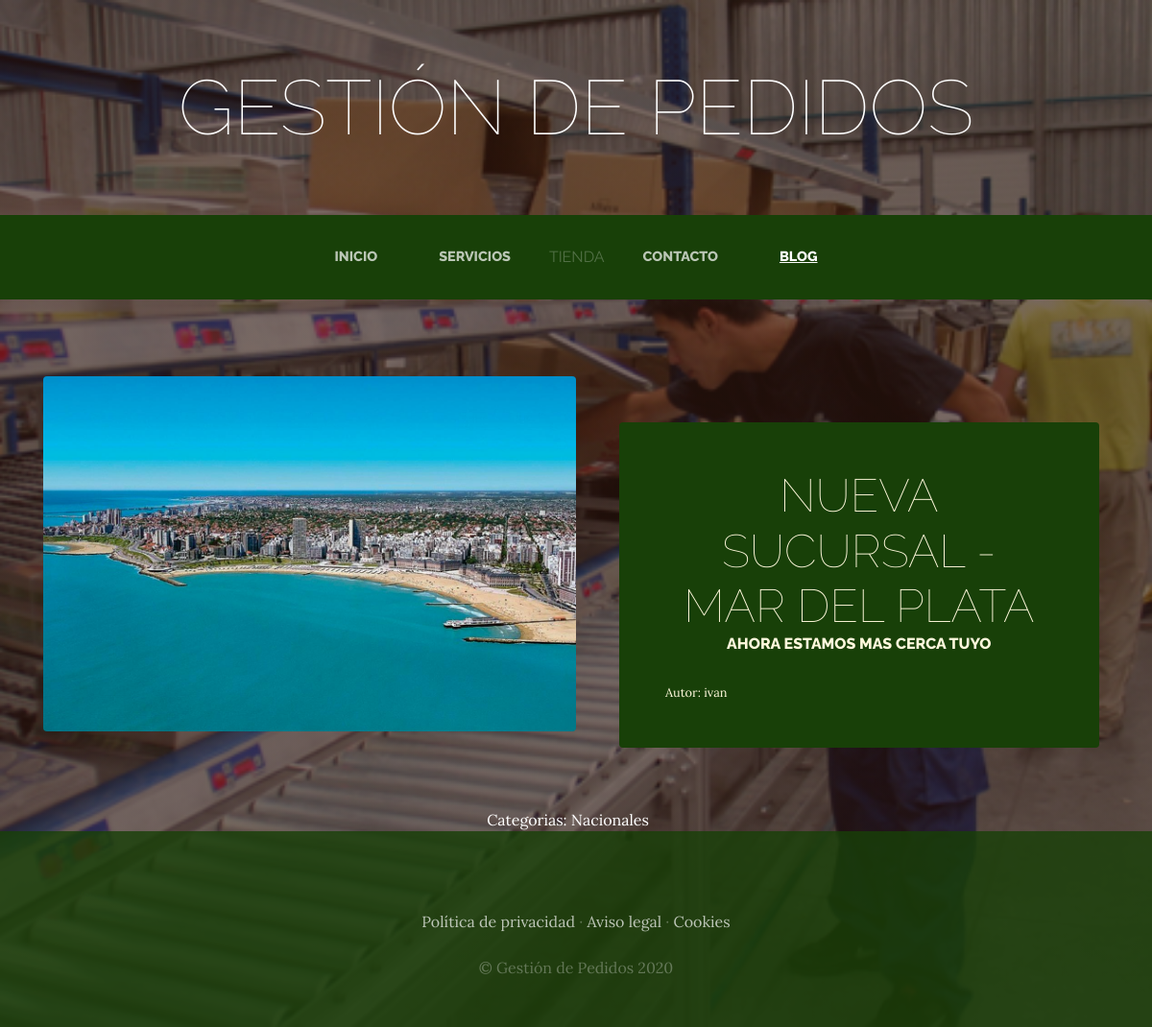
Screenshot of /blog/categoria/2/ with the database file from the repository.
### blog/models.py (models this page shows, shortened)
class Post(models.Model):
    titulo = models.CharField(max_length = 50)
    contenido = models.CharField(max_length = 50)
    imagen = models.ImageField(upload_to='blog', null=True, blank=True)
    autor=models.ForeignKey(User, on_delete=models.CASCADE)
    categorias=models.ManyToManyField(Categoria)
    created = models.DateTimeField(auto_now_add=True)
    updated = models.DateTimeField(auto_now_add=True)
    class Meta:
        verbose_name = 'post'
        verbose_name_plural = 'posts'

class Categoria(models.Model):
    nombre = models.CharField(max_length = 50)
    created = models.DateTimeField(auto_now_add=True)
    updated = models.DateTimeField(auto_now_add=True)
    class Meta:
        verbose_name = 'categoria'
        verbose_name_plural = 'categorias'

### blog/views.py (the view)
# urls.py: path('categoria/<int:categoria_id>/', views.categoria, name="categoria")
def categoria(request, categoria_id):
    categoria = Categoria.objects.get(id=categoria_id)
    posts=Post.objects.filter(categorias=categoria)
    return render(request,"blog/categoria.html",{'categoria':categoria, "posts":posts})

### blog/templates/blog/categoria.html
{% extends 'ProyectoWebApp/base.html' %}
{% load static %}
{% block content %}
    {% for post in posts  %}
        <section class="page-section clearfix">
            <div class="container">
            <div class="intro">
                <img class="intro-img img-fluid mb-3 mb-lg-0 rounded" src="{{post.imagen.url}}" alt="" style="width: 50%;">
                <div class="intro-text left-0 text-center bg-faded p-5 rounded">
                    <h2 class="section-heading mb-4" >
                        <span class="section-heading-lower">{{post.titulo}}</span>
                        <span class="section-heading-upper">{{post.contenido}}</span>
                    </h2>
                    <div style="text-align: left; font-size: 0.8em"> Autor: {{post.autor}}</div>
                </div>
            </div>
            </div>
        </section>
    {% endfor %}
    <section>
        <div style="width: 75%; margin: auto; text-align: center;color: white;">
            Categorias:
            {% for post in posts %}
                {% for categoria in post.categorias.all %}
                    {{categoria.nombre}} &nbsp;&nbsp;&nbsp;
                {% endfor %}
            {% endfor %}
        </div>
{% endblock  %}

### ProyectoWebApp/static/ProyectoWebApp/css/gestion.css (style rules this page uses)
body { font-family: 'Lora'; background: linear-gradient(rgba(47, 23, 15, 0.65), rgba(47, 23, 15, 0.65)), url("../img/bg_main.jpg"); background-attachment: fixed; background-position: center; background-size: cover; }
h1, h2, h3, h4, h5, h6 { font-family: 'Raleway'; }
.page-section { margin-top: 5rem; margin-bottom: 5rem; }
.section-heading { text-transform: uppercase; }
.section-heading .section-heading-upper { display: block; font-size: 1rem; font-weight: 800; padding-bottom:.5rem; }
.section-heading .section-heading-lower { display: block; font-size: 3rem; font-weight: 100; }
.bg-faded { background-color: rgba(255, 255, 255, 0.85); }
.intro { position: relative; }
@media (min-width: 992px) { .intro .intro-img { width: 75%; float: left; } }
@media (min-width: 992px) { .intro .intro-text { left: 600; width: 60%; margin-top: 3rem; background-color: rgba(24, 64, 8); color: cornsilk; position: absolute; } }
@media (min-width: 1200px) { .intro .intro-text { width: 45%; } }

### rows the page displays
Post: imagen (picture), titulo "NUEVA SUCURSAL - MAR DEL PLATA", contenido "AHORA ESTAMOS MAS CERCA TUYO", autor "ivan"
Categoria: nombre "Nacionales"
